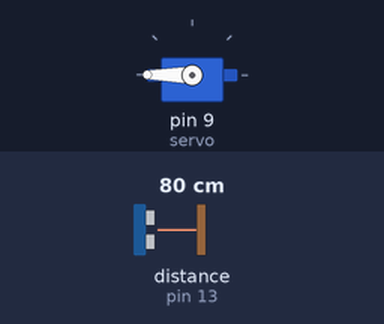
A sketch run on a simulated Arduino Leonardo, built with avr-gcc and run on an emulated ATmega32U4. Shown: servo. Wiring (inferred from the names in the program): ultrasonic range finder: trigger pin 12; echo pin 13. The test bench sets the inputs (shaded band); at power-on: distance to the obstacle (sensor on pin 13) 80 cm. The echo pulse lasts 58.3 µs per cm; USB keyboard and mouse output is not drawn.

Above: at 1.2 s.
1.3 s: distance to the obstacle (sensor on pin 13) set to 7 cm
4.3 s: distance to the obstacle (sensor on pin 13) set to 4 cm
At 6.75 s:
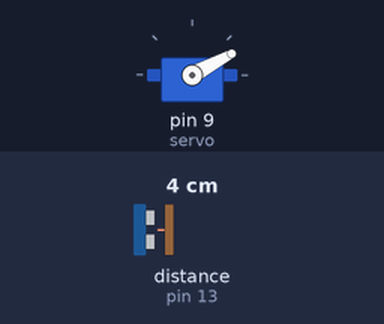
At 13.2 s:
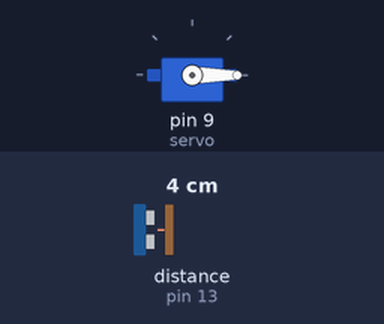
Timing chart, 0 to 16.3 s (numbered marks = the images above; inputs shaded):
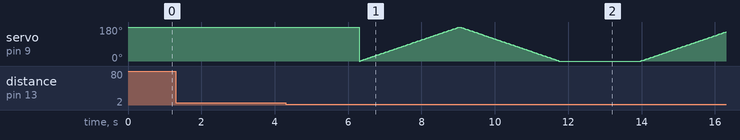

The sketch:

PennApps2018.ino
```cpp
#include <Servo.h>
#include <Keyboard.h>
Servo servo;
const int trigPin = 12;
const int echoPin = 13;
const int dist = 5;
int pos = 0;

//we used the example sketches from Arduino's IDE to help write our code
void setup() {
  servo.attach(9); //motor's pin number
  pinMode(LED_BUILTIN, OUTPUT);
  Keyboard.begin();
  servo.write(180);
  Serial.begin(9600);
}

void flipPage()
{
  //flips the page back down
  for (pos = 0; pos <= 180; pos += 1) {
    servo.write(pos);
    delay(15);
  }
  //returns the flipper to its original position so it's ready to turn another page
  for (pos = 180; pos >= 0; pos -= 1) {
    servo.write(pos);
    delay(15);
  }
  //we used the LED on the Arduino Zero for debugging
  digitalWrite(LED_BUILTIN, HIGH);
  delay(100);
  digitalWrite(LED_BUILTIN, LOW);
  delay(100);
}

void loop() {
  long duration, cm;
  pinMode(trigPin, OUTPUT);
  digitalWrite(trigPin, LOW);
  delayMicroseconds(2);
  digitalWrite(trigPin, HIGH);
  delayMicroseconds(10);
  digitalWrite(trigPin, LOW);

  pinMode(echoPin, INPUT);
  duration = pulseIn(echoPin, HIGH);
  cm = microsecondsToCentimeters(duration);

  //if the page is within distance of the ping sensor (i.e., it's been turned)
  if (cm < dist & cm != 0)
  {
    //moves one page down
    Keyboard.write(KEY_PAGE_DOWN);
    //delays 2 seconds before page gets flipped back
    delay(2000);
    //flip page back so it can be turned again
    flipPage();
  }
}

/*calculates the distance from the ping sensor
 * by David A. Mellis and Tom Igoe (an example from
 * the Arduino Desktop IDE)*/
long microsecondsToCentimeters(long microseconds)
{
  return microseconds / 29 / 2;
}
```

Measured:
- the behaviour switches between 6 and 5 cm on distance to the obstacle (sensor on pin 13) (found by bisection; images 0 and 1)
- after the input at 1.3 s, every drawn part: stays the same
